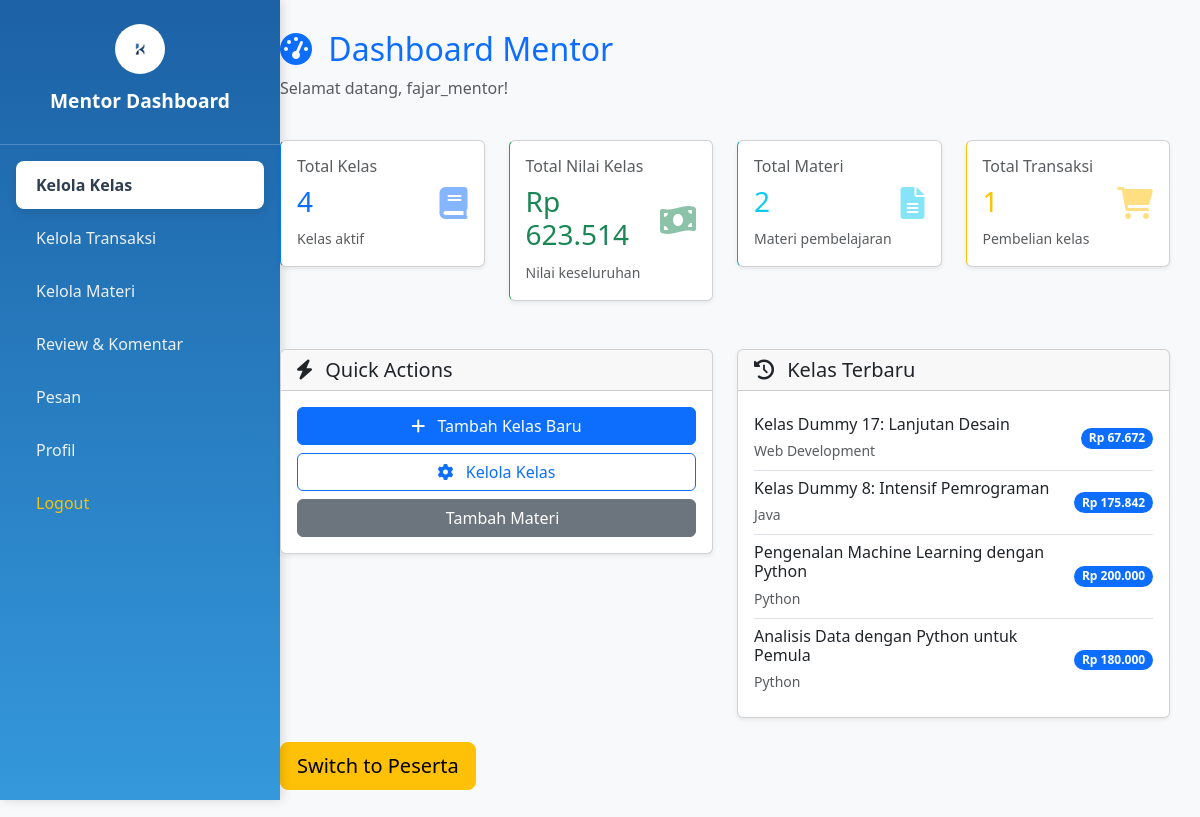
Screenshot of /page/mentor-dashboard.php (signed in) with the database file from the repository.
### tables this page shows
CREATE TABLE `tb_kelas` (
  `id_kelas` int(30) NOT NULL,
  `id_mentor` int(30) NOT NULL,
  `nama_kelas` varchar(255) NOT NULL,
  `kategori` enum('SQL','Design','Java','Web Development','Bisnis','Ekonomi','Psikologi','IT','Python') NOT NULL,
  `harga` decimal(10,2) NOT NULL,
  `profil_kelas` varchar(100) DEFAULT NULL,
  `badge` varchar(100) DEFAULT NULL,
  `description` text DEFAULT NULL,
  `status_publikasi` enum('pending','aktif','non-aktif','rejected') NOT NULL DEFAULT 'pending',
  `tgl_dibuat` timestamp NOT NULL DEFAULT current_timestamp()
);

### page/mentor-dashboard.php (the view, shortened to what this page needs)
<?php
require 'db.php';
$user_id = $_SESSION['id'];
$mentor_query = $conn->prepare("SELECT id_mentor FROM tb_mentor WHERE id_user = ?");
$mentor_query->bind_param("i", $user_id);
$mentor_query->execute();
$mentor_result = $mentor_query->get_result();
$mentor_row = $mentor_result->fetch_assoc();
$id_mentor = $mentor_row['id_mentor'];
$stmt_stats = $conn->prepare("
    SELECT
    COUNT(DISTINCT k.id_kelas) AS total_kelas,
    COALESCE(SUM(k.harga), 0) AS total_nilai_kelas
    FROM tb_kelas k
    WHERE k.id_mentor = ?
");
$stmt_stats->bind_param("i", $id_mentor);
$stmt_stats->execute();
$stats_result = $stmt_stats->get_result();
$stats = $stats_result->fetch_assoc();
$total_materi = 0;
$materi_query = "SELECT COUNT(*) as total_materi FROM tb_materi m
                 JOIN tb_kelas k ON m.id_kelas = k.id_kelas
                 WHERE k.id_mentor = ?";
$stmt_materi = $conn->prepare($materi_query);
if ($stmt_materi) {
    $stmt_materi->bind_param("i", $id_mentor);
    $stmt_materi->execute();
    $materi_result = $stmt_materi->get_result();
    $materi_data = $materi_result->fetch_assoc();
    $total_materi = $materi_data['total_materi'];
}
$total_transaksi = 0;
$transaksi_query = "SELECT COUNT(*) as total_transaksi FROM tb_transaksi t
                    JOIN tb_kelas k ON t.id_kelas = k.id_kelas
                    WHERE k.id_mentor = ?";
$stmt_transaksi = $conn->prepare($transaksi_query);
if ($stmt_transaksi) {
    $stmt_transaksi->bind_param("i", $id_mentor);
    $stmt_transaksi->execute();
    $transaksi_result = $stmt_transaksi->get_result();
    $transaksi_data = $transaksi_result->fetch_assoc();
    $total_transaksi = $transaksi_data['total_transaksi'];
}
$recent_classes_query = $conn->prepare("
    SELECT nama_kelas, kategori, harga
    FROM tb_kelas
    WHERE id_mentor = ?
    ORDER BY id_kelas DESC
    LIMIT 5
");
$recent_classes_query->bind_param("i", $id_mentor);
$recent_classes_query->execute();
$recent_classes_result = $recent_classes_query->get_result();
?>
<!DOCTYPE html>
<html lang="en">
<head>
    <link href="https://cdn.jsdelivr.net/npm/bootstrap@5.3.3/dist/css/bootstrap.min.css" rel="stylesheet">
    <link rel="stylesheet" href="https://cdnjs.cloudflare.com/ajax/libs/font-awesome/6.0.0/css/all.min.css">
</head>
<body class="bg-light">
    <?php include "sidebar-mentor.php"; ?>
    <div class="content-wrapper" style="margin-left: 250px; padding: 30px;">
        <div class="row mb-4">
            <div class="col-12">
                <h2 class="text-primary">
                    <i class="fas fa-tachometer-alt me-2"></i>
                    Dashboard Mentor
                </h2>
                <p class="text-muted">Selamat datang, <?= htmlspecialchars($_SESSION['username']) ?>!</p>
            </div>
        </div>
        <div class="row mb-5">
            <div class="col-md-3">
                <div class="card stat-card primary shadow-sm">
                    <div class="card-body">
                        <div class="d-flex justify-content-between">
                            <div>
                                <h6 class="card-title text-muted">Total Kelas</h6>
                                <h3 class="text-primary"><?= $stats['total_kelas'] ?? 0 ?></h3>
                                <small class="text-muted">Kelas aktif</small>
                            </div>
                            <div class="align-self-center">
                                <i class="fas fa-book fa-2x text-primary opacity-50"></i>
                            </div>
                        </div>
                    </div>
                </div>
            </div>
            <div class="col-md-3">
                <div class="card stat-card success shadow-sm">
                    <div class="card-body">
                        <div class="d-flex justify-content-between">
                            <div>
                                <h6 class="card-title text-muted">Total Nilai Kelas</h6>
                                <h3 class="text-success">Rp <?= number_format($stats['total_nilai_kelas'] ?? 0, 0, ',', '.') ?></h3>
                                <small class="text-muted">Nilai keseluruhan</small>
                            </div>
                            <div class="align-self-center">
                                <i class="fas fa-money-bill-wave fa-2x text-success opacity-50"></i>
                            </div>
                        </div>
                    </div>
                </div>
            </div>
            <div class="col-md-3">
                <div class="card stat-card info shadow-sm">
                    <div class="card-body">
                        <div class="d-flex justify-content-between">
                            <div>
                                <h6 class="card-title text-muted">Total Materi</h6>
                                <h3 class="text-info"><?= $total_materi ?></h3>
                                <small class="text-muted">Materi pembelajaran</small>
                            </div>
                            <div class="align-self-center">
                                <i class="fas fa-file-alt fa-2x text-info opacity-50"></i>
                            </div>
                        </div>
                    </div>
                </div>
            </div>
            <div class="col-md-3">
                <div class="card stat-card warning shadow-sm">
                    <div class="card-body">
                        <div class="d-flex justify-content-between">
                            <div>
                                <h6 class="card-title text-muted">Total Transaksi</h6>
                                <h3 class="text-warning"><?= $total_transaksi ?></h3>
                                <small class="text-muted">Pembelian kelas</small>
                            </div>
                            <div class="align-self-center">
                                <i class="fas fa-shopping-cart fa-2x text-warning opacity-50"></i>
                            </div>
                        </div>
                    </div>
                </div>
            </div>
        </div>
        <div class="row">
            <div class="col-md-6">
                <div class="card shadow-sm">
                    <div class="card-header">
                        <h5 class="mb-0">
                            <i class="fas fa-bolt me-2"></i>
                            Quick Actions
                        </h5>
                    </div>
                    <div class="card-body">
                        <div class="d-grid gap-2">
                            <a href="create-class.php" class="btn btn-primary">
                                <i class="fas fa-plus me-2"></i>
                                Tambah Kelas Baru
                            </a>
                            <a href="kelola-kelas.php" class="btn btn-outline-primary">
                                <i class="fas fa-cog me-2"></i>
                                Kelola Kelas
                            </a>
                            <a href="create-material.php" class="btn btn-secondary">
                                Tambah Materi
                            </a>
                        </div>
                    </div>
                </div>
            </div>
            <div class="col-md-6">
                <div class="card shadow-sm">
                    <div class="card-header">
                        <h5 class="mb-0">
                            <i class="fas fa-history me-2"></i>
                            Kelas Terbaru
                        </h5>
                    </div>
                    <div class="card-body">
                        <?php if ($recent_classes_result->num_rows > 0): ?>
                            <div class="list-group list-group-flush">
                                <?php while ($class = $recent_classes_result->fetch_assoc()): ?>
                                    <div class="list-group-item d-flex justify-content-between align-items-center px-0">
                                        <div>
                                            <h6 class="mb-1"><?= htmlspecialchars($class['nama_kelas']) ?></h6>
                                            <small class="text-muted"><?= htmlspecialchars($class['kategori']) ?></small>
                                        </div>
                                        <span class="badge bg-primary rounded-pill">
                                            Rp <?= number_format($class['harga'], 0, ',', '.') ?>
                                        </span>
                                    </div>
                                <?php endwhile; ?>
                            </div>
                        <?php else: ?>
                            <p class="text-muted text-center mb-0">Belum ada kelas yang dibuat</p>
                        <?php endif; ?>
                    </div>
                </div>
            </div>
        </div>
        <form method="POST">
                    <button type="submit" class="btn btn-warning btn-lg mt-4">Switch to Peserta</button>
                </form>
            </div>
</body>
</html>

### page/mentor-dashboard.php (style rules this page uses)
.stat-card { border-left: 4px solid; transition: transform 0.2s; }
.stat-card.primary { border-left-color: #007bff; }
.stat-card.success { border-left-color: #28a745; }
.stat-card.info { border-left-color: #17a2b8; }
.stat-card.warning { border-left-color: #ffc107; }

### rows the page displays
tb_kelas: nama_kelas "Kelas Dummy 17: Lanjutan Desain", kategori "Web Development", harga "67.672"
tb_kelas: nama_kelas "Kelas Dummy 8: Intensif Pemrograman", kategori "Java", harga "175.842"
tb_kelas: nama_kelas "Pengenalan Machine Learning dengan Python", kategori "Python", harga "200.000"
tb_kelas: nama_kelas "Analisis Data dengan Python untuk Pemula", kategori "Python", harga "180.000"

### other values shown
$_SESSION['username'] "fajar_mentor"
$stats['total_kelas'] "4"
$stats['total_nilai_kelas'] "623.514"
$total_materi "2"
$total_transaksi "1"
